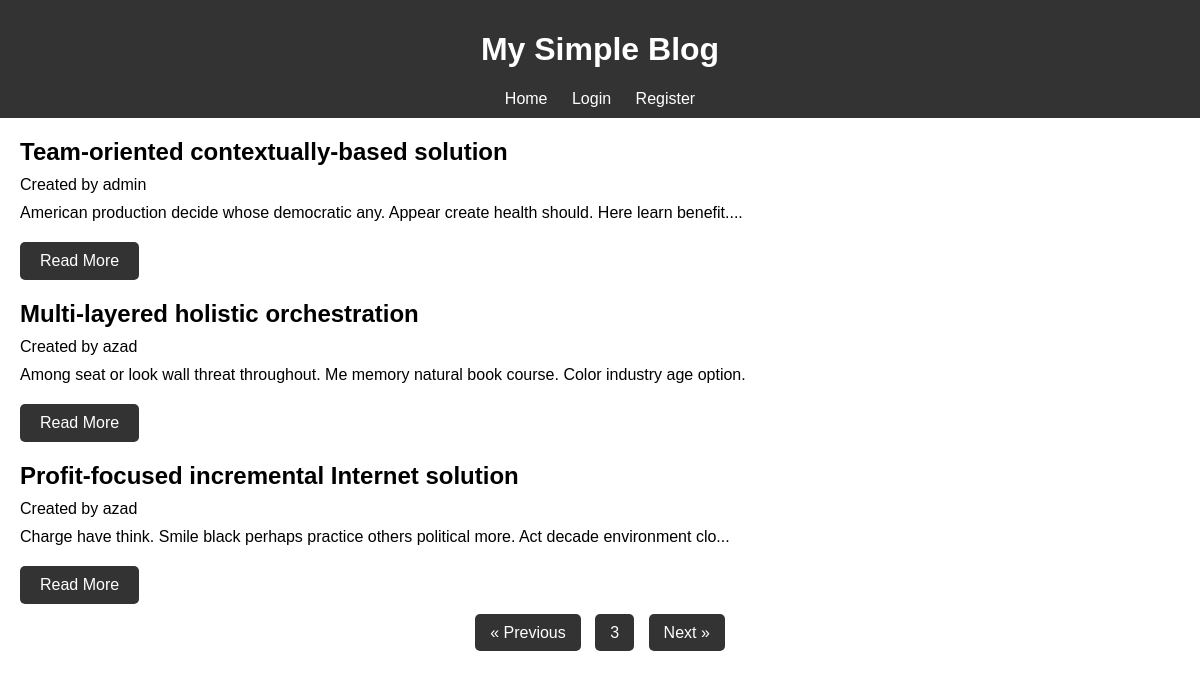
/?page=3, run on the app's committed database.
### post/models.py (models this page shows, shortened)
class Post(models.Model):
    title = models.CharField(max_length=200 , unique=True)
    content = models.TextField()
    created_at = models.DateField(auto_now_add=True)
    created_by = models.ForeignKey(CustomUser , on_delete=models.CASCADE)

### users/models.py (models this page shows, shortened)
class CustomUser(AbstractUser):
    username = models.CharField('username',max_length=150,unique=True)
    USERNAME_FIELD = 'username'
    REQUIRED_FIELDS = []
    objects = CustomUserManager()

### home/views.py (the view)
# urls.py: path('' , IndexView.as_view(),  name='index'),
class IndexView(View):
    template = 'index.html'
    def get(self, request: HttpRequest):
        posts = Post.objects.all().order_by('-pk')
        paginator = Paginator(posts , 3)
        page = request.GET.get('page','1')
        page_obj  = paginator.get_page(page)
        return render(request , self.template , context={'blogs':posts , 'page_obj':page_obj})

### post/templatetags/custom_filters.py (called while the page is built)
@register.filter
def truncate_with_dots(value, max_length=100):
    if len(value) > max_length:
        return value[:max_length - 3] + '...'
    return value

### home/templates/index.html (shortened to what this page needs)
{% extends 'base.html' %}
{% load custom_filters %}
{% block content %}
    {% if blogs %}
    <div id="blog-posts">
        {% for post in page_obj %}
        <article>
            <h2>{{ post.title }}</h2>
            <p>Created by {{post.created_by.username}}</p>
            <p>{{ post.content|truncate_with_dots:100 }}</p>
            <a href="{% url 'post_detail' post.pk %}" class="button">Read More</a>
        </article>
        {% endfor %}
        <div class="pagination">
            {% if page_obj.has_previous %}
            <a href="?page={{ page_obj.previous_page_number }}">« Previous</a>
            {% endif %}
            <a href="#">{{ page_obj.number }}</a>
            {% if page_obj.has_next %}
            <a href="?page={{ page_obj.next_page_number }}">Next »</a>
            {% endif %}
        </div>
    </div>
    {% else %}
    <div id="no-blogs">
        <p>No blog posts available at the moment. Please check back later.</p>
    </div>
    {% endif %}
{% endblock %}

### static/style.css (style rules this page uses)
body { font-family: Arial, sans-serif; margin: 0; padding: 0; }
article { margin-bottom: 20px; }
article h2 { margin: 0; }
article p { margin: 10px 0; }
.button { display: inline-block; padding: 10px 20px; margin-top: 10px; background: #333; color: #fff; text-decoration: none; border-radius: 5px; }
.pagination { margin: 20px 0; text-align: center; }
.pagination a { margin: 0 5px; padding: 10px 15px; background: #333; color: #fff; text-decoration: none; border-radius: 5px; }

### data on the page
Post: title "Team-oriented contextually-based solution", created_by.username "admin", content "American production decide whose democratic any. Appear create health should. Here learn benefit...."
Post: title "Multi-layered holistic orchestration", created_by.username "azad", content "Among seat or look wall threat throughout. Me memory natural book course. Color industry age option."
Post: title "Profit-focused incremental Internet solution", created_by.username "azad", content "Charge have think. Smile black perhaps practice others political more. Act decade environment clo..."

### other printed values
{{ page_obj.number }} "3"
